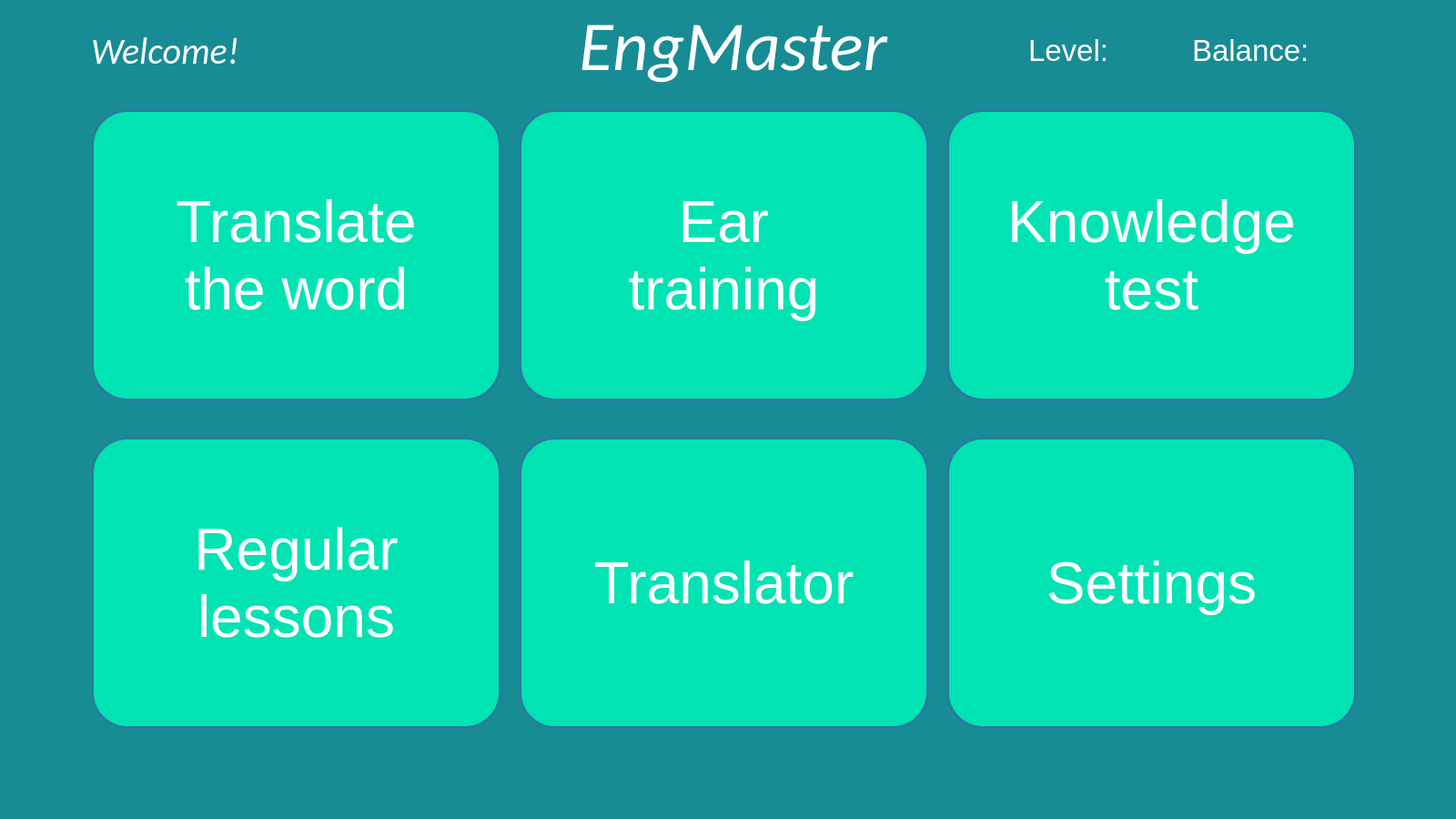
<?xml version="1.0" encoding="UTF-8"?>
<ui version="4.0">
 <class>MainWindow</class>
 <widget class="QMainWindow" name="MainWindow">
  <property name="geometry">
   <rect>
    <x>0</x>
    <y>0</y>
    <width>1600</width>
    <height>900</height>
   </rect>
  </property>
  <property name="font">
   <font>
    <family>Arial</family>
   </font>
  </property>
  <property name="windowTitle">
   <string>MainWindow</string>
  </property>
  <property name="styleSheet">
   <string notr="true">QWidget{
	background: #178c94;
}

QPushButton{
	background: #02E3B3; 
	border : 3px solid #297BA0;
	border-radius: 40px;
	color: white;
}

QLabel{
	color: rgb(255, 255, 255);
}</string>
  </property>
  <widget class="QWidget" name="centralwidget">
   <widget class="QPushButton" name="pushButton_transword">
    <property name="geometry">
     <rect>
      <x>100</x>
      <y>120</y>
      <width>451</width>
      <height>321</height>
     </rect>
    </property>
    <property name="font">
     <font>
      <family>Arial</family>
      <pointsize>48</pointsize>
     </font>
    </property>
    <property name="text">
     <string>Translate 
the word</string>
    </property>
   </widget>
   <widget class="QPushButton" name="pushButton_translator">
    <property name="geometry">
     <rect>
      <x>570</x>
      <y>480</y>
      <width>451</width>
      <height>321</height>
     </rect>
    </property>
    <property name="font">
     <font>
      <family>Arial</family>
      <pointsize>48</pointsize>
     </font>
    </property>
    <property name="text">
     <string>Translator</string>
    </property>
   </widget>
   <widget class="QPushButton" name="pushButton_settings">
    <property name="geometry">
     <rect>
      <x>1040</x>
      <y>480</y>
      <width>451</width>
      <height>321</height>
     </rect>
    </property>
    <property name="font">
     <font>
      <family>Arial</family>
      <pointsize>48</pointsize>
     </font>
    </property>
    <property name="text">
     <string>Settings</string>
    </property>
   </widget>
   <widget class="QPushButton" name="pushButton_regularlessons">
    <property name="geometry">
     <rect>
      <x>100</x>
      <y>480</y>
      <width>451</width>
      <height>321</height>
     </rect>
    </property>
    <property name="font">
     <font>
      <family>Arial</family>
      <pointsize>48</pointsize>
     </font>
    </property>
    <property name="text">
     <string>Regular
lessons</string>
    </property>
   </widget>
   <widget class="QPushButton" name="pushButton_knowledgetest">
    <property name="geometry">
     <rect>
      <x>1040</x>
      <y>120</y>
      <width>451</width>
      <height>321</height>
     </rect>
    </property>
    <property name="font">
     <font>
      <family>Arial</family>
      <pointsize>48</pointsize>
     </font>
    </property>
    <property name="text">
     <string>Knowledge 
test</string>
    </property>
   </widget>
   <widget class="QPushButton" name="pushButton_eartraining">
    <property name="geometry">
     <rect>
      <x>570</x>
      <y>120</y>
      <width>451</width>
      <height>321</height>
     </rect>
    </property>
    <property name="font">
     <font>
      <family>Arial</family>
      <pointsize>48</pointsize>
     </font>
    </property>
    <property name="text">
     <string>Ear 
training</string>
    </property>
   </widget>
   <widget class="QLabel" name="label_welcome">
    <property name="geometry">
     <rect>
      <x>100</x>
      <y>30</y>
      <width>231</width>
      <height>51</height>
     </rect>
    </property>
    <property name="font">
     <font>
      <family>Calibri</family>
      <pointsize>30</pointsize>
      <italic>true</italic>
     </font>
    </property>
    <property name="text">
     <string>Welcome!</string>
    </property>
   </widget>
   <widget class="QLabel" name="label_programname">
    <property name="geometry">
     <rect>
      <x>600</x>
      <y>10</y>
      <width>411</width>
      <height>81</height>
     </rect>
    </property>
    <property name="font">
     <font>
      <family>Calibri</family>
      <pointsize>58</pointsize>
      <italic>true</italic>
     </font>
    </property>
    <property name="text">
     <string>EngMaster</string>
    </property>
    <property name="alignment">
     <set>Qt::AlignCenter</set>
    </property>
   </widget>
   <widget class="QLabel" name="label_level">
    <property name="geometry">
     <rect>
      <x>1130</x>
      <y>30</y>
      <width>171</width>
      <height>51</height>
     </rect>
    </property>
    <property name="font">
     <font>
      <family>Arial</family>
      <pointsize>25</pointsize>
     </font>
    </property>
    <property name="text">
     <string>Level:</string>
    </property>
   </widget>
   <widget class="QLabel" name="label_balance">
    <property name="geometry">
     <rect>
      <x>1310</x>
      <y>30</y>
      <width>171</width>
      <height>51</height>
     </rect>
    </property>
    <property name="minimumSize">
     <size>
      <width>171</width>
      <height>51</height>
     </size>
    </property>
    <property name="maximumSize">
     <size>
      <width>171</width>
      <height>16777215</height>
     </size>
    </property>
    <property name="font">
     <font>
      <family>Arial</family>
      <pointsize>25</pointsize>
     </font>
    </property>
    <property name="text">
     <string>Balance:</string>
    </property>
   </widget>
  </widget>
  <widget class="QMenuBar" name="menubar">
   <property name="geometry">
    <rect>
     <x>0</x>
     <y>0</y>
     <width>1600</width>
     <height>21</height>
    </rect>
   </property>
  </widget>
  <widget class="QStatusBar" name="statusbar"/>
 </widget>
 <resources/>
 <connections/>
</ui>
